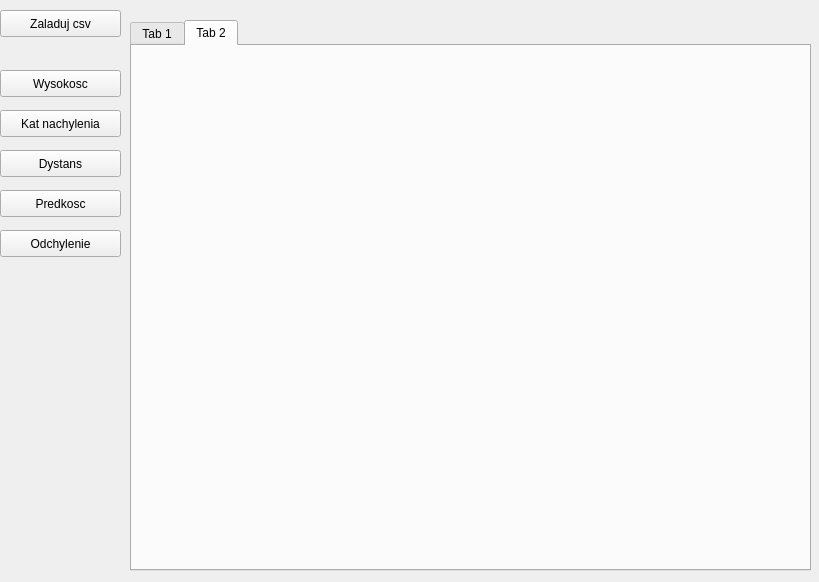
<?xml version="1.0" encoding="UTF-8"?>
<ui version="4.0">
 <class>Form</class>
 <widget class="QWidget" name="Form">
  <property name="geometry">
   <rect>
    <x>0</x>
    <y>0</y>
    <width>819</width>
    <height>582</height>
   </rect>
  </property>
  <property name="windowTitle">
   <string>Form</string>
  </property>
  <widget class="QPushButton" name="ladujButton">
   <property name="geometry">
    <rect>
     <x>0</x>
     <y>10</y>
     <width>121</width>
     <height>27</height>
    </rect>
   </property>
   <property name="text">
    <string>Zaladuj csv</string>
   </property>
  </widget>
  <widget class="QTabWidget" name="plotWidget">
   <property name="geometry">
    <rect>
     <x>130</x>
     <y>20</y>
     <width>681</width>
     <height>551</height>
    </rect>
   </property>
   <property name="currentIndex">
    <number>1</number>
   </property>
   <property name="documentMode">
    <bool>false</bool>
   </property>
   <property name="tabsClosable">
    <bool>false</bool>
   </property>
   <property name="movable">
    <bool>false</bool>
   </property>
   <widget class="QWidget" name="tab">
    <attribute name="title">
     <string>Tab 1</string>
    </attribute>
    <widget class="QGraphicsView" name="graphicsView">
     <property name="geometry">
      <rect>
       <x>150</x>
       <y>50</y>
       <width>256</width>
       <height>192</height>
      </rect>
     </property>
    </widget>
   </widget>
   <widget class="QWidget" name="tab_2">
    <attribute name="title">
     <string>Tab 2</string>
    </attribute>
   </widget>
  </widget>
  <widget class="QLabel" name="infocsv">
   <property name="geometry">
    <rect>
     <x>0</x>
     <y>50</y>
     <width>121</width>
     <height>17</height>
    </rect>
   </property>
   <property name="text">
    <string/>
   </property>
  </widget>
  <widget class="QPushButton" name="pushButton_2">
   <property name="geometry">
    <rect>
     <x>0</x>
     <y>70</y>
     <width>121</width>
     <height>27</height>
    </rect>
   </property>
   <property name="text">
    <string>Wysokosc</string>
   </property>
  </widget>
  <widget class="QPushButton" name="pushButton">
   <property name="geometry">
    <rect>
     <x>0</x>
     <y>110</y>
     <width>121</width>
     <height>27</height>
    </rect>
   </property>
   <property name="text">
    <string>Kat nachylenia</string>
   </property>
  </widget>
  <widget class="QPushButton" name="pushButton_3">
   <property name="geometry">
    <rect>
     <x>0</x>
     <y>150</y>
     <width>121</width>
     <height>27</height>
    </rect>
   </property>
   <property name="text">
    <string>Dystans</string>
   </property>
  </widget>
  <widget class="QPushButton" name="pushButton_4">
   <property name="geometry">
    <rect>
     <x>0</x>
     <y>190</y>
     <width>121</width>
     <height>27</height>
    </rect>
   </property>
   <property name="text">
    <string>Predkosc</string>
   </property>
  </widget>
  <widget class="QPushButton" name="pushButton_5">
   <property name="geometry">
    <rect>
     <x>0</x>
     <y>230</y>
     <width>121</width>
     <height>27</height>
    </rect>
   </property>
   <property name="text">
    <string>Odchylenie</string>
   </property>
  </widget>
 </widget>
 <resources/>
 <connections/>
</ui>
